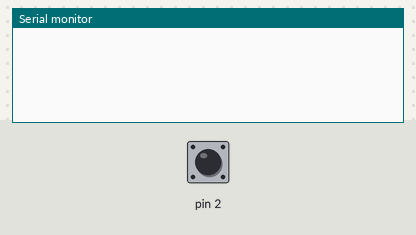
Simulated run of this sketch. Board: Arduino Uno, built with avr-gcc and run on an emulated ATmega328P. Shown: the last lines printed to the serial monitor. Inputs (shaded band) come from the test bench; at power-on: pin 2 LOW.

Above: at 1.2 s.
1.3 s: pin 2 pulsed HIGH 5 times (0.12 s each, 0.3 s apart)
At 3.9 s:
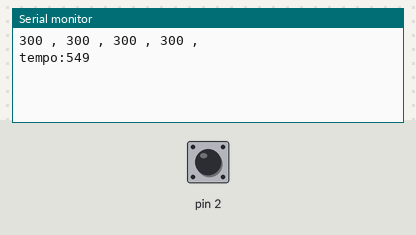
4.3 s: pin 2 driven HIGH
At 5.3 s:
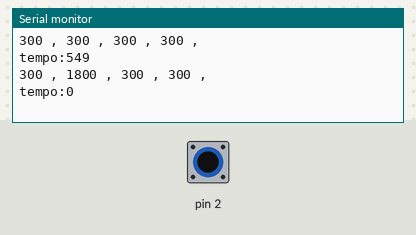

The sketch:

main.ino
```cpp
/*
	Tap tempo project

	Calculate tempo in BPM from avarage button taps with button ( 4 times / 4 ) from millisecond

	The circuit:
	* Pin 2 button 5V, 10k to ground
	* Pin 5V to button

	Created Sunday January 2016
	By Adam Luptak
	Modified Sunday January 2016
	By Adam Luptak
	Version: 1.0.

	https://github.com/AdamLuptak/TapTempoProject.git

	Logic for tap tempo calculate:

	*/
#define TAP_BUTTON_INPUT 2 // attached to interupt
#define INTERUPT_NUMBER 0

//Variables
volatile long currentTime = 0;
volatile long tempoArray [4] = {0,0,0,0};
const int tempoArraySize = 4;
volatile long tapTempoInterval = 0;

void setup(){
	Serial.begin(9600);
	//initialisation
	pinMode(2, INPUT);
	//Setup intterupt number and ISR and type of checking of intterupt
	attachInterrupt(0, readTempo, RISING);
}

void readTempo(){
	static unsigned long last_interrupt_time = 0;
	static unsigned int indexOfTempoArray = 0;
	unsigned long interrupt_time = millis();
 // If interrupts come faster than 200ms, assume it's a bounce and ignore
 if (interrupt_time - last_interrupt_time > 200) {
 	tapTempoInterval = ( indexOfTempoArray == 4) ? CalculateTempo(tempoArray, tempoArraySize, 0) : 0;
 	indexOfTempoArray = ( indexOfTempoArray == 4) ? 0 : indexOfTempoArray;
 	//actual time
 	currentTime = interrupt_time - last_interrupt_time;
 	//save actual time to array
 	tempoArray[indexOfTempoArray] = currentTime;
 	//increment the position in array
 	indexOfTempoArray++;
 }
 last_interrupt_time = interrupt_time;
}

long CalculateTempo(volatile long arrayTempos[], int tempoArraySize, int timeDivision){
	//Example 100 BPM  1/4 = (60 * 1000) / 100 = 600ms; =>  60 000 / avarageTempoMs = BPM
	//Example 100 BPM  1/8. = (avarageTempoMs / 4 * ) 3 )  => 450 ms
long sumTempos = 0;
long tempoInterval = 0;
for(int i=0; i < tempoArraySize; i++){
	sumTempos += arrayTempos[i];
}
	//avarage Millis
	long avarageTempoMs = sumTempos / tempoArraySize;
	switch (timeDivision) {
		case 0:
	      // 1/4 tempo
	      tempoInterval = avarageTempoMs;
	      break;
	      case 1:
	      tempoInterval = (avarageTempoMs / 4) * 3;
	      // 1/8. tempo
	      break;
	      default:
	      // return ZERO
	      tempoInterval = 0;
	  }
	  return tempoInterval;

	}

	long tempoPre = 0;
	void loop(){
	//test print array with times
	if(tempoPre != tapTempoInterval){
		printArray(tempoArray, tempoArraySize);
		Serial.print("tempo:");
		Serial.println(tapTempoInterval);
		tempoPre = tapTempoInterval;
	}
}

/**
 * Function just print array of long tempos
 * @param long array[]
 * @param int sizeOfArray
 */
 void printArray(volatile long array[], int sizeofArray){
 	for(int i=0; i < sizeofArray; i++){
 		Serial.print(array[i]);
 		Serial.print(" , ");
 	}
 	Serial.println();
 }
```

Measured:
- after the input at 1.3 s, the serial monitor: prints a new line after 1.2 s (image 1)
- after the input at 4.3 s, the serial monitor: prints a new line at once (image 2)
